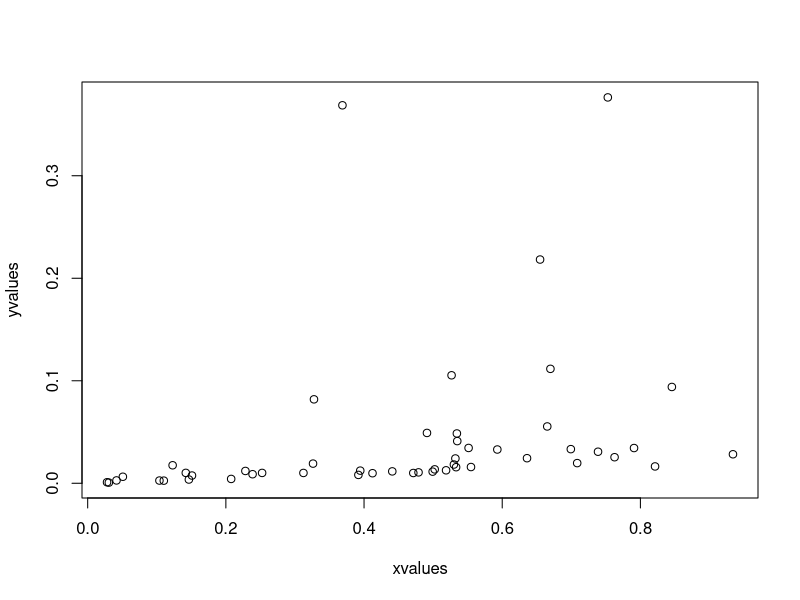
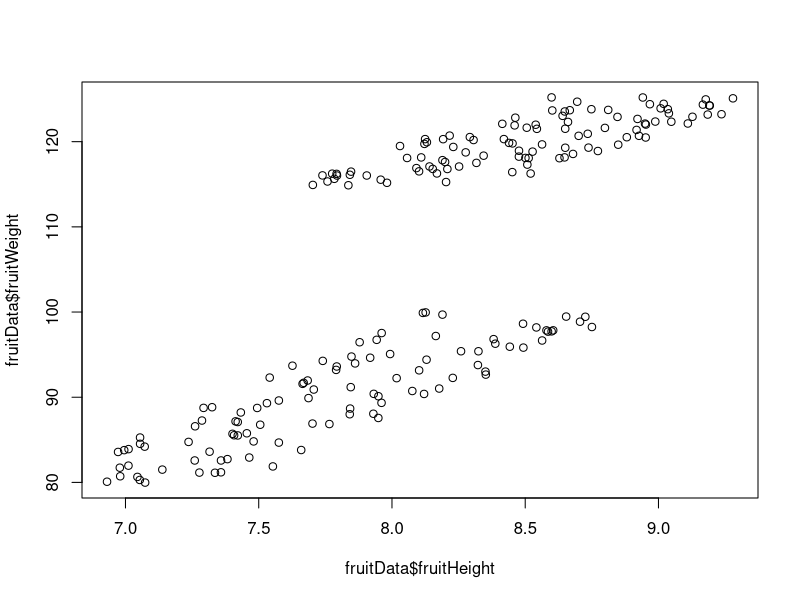
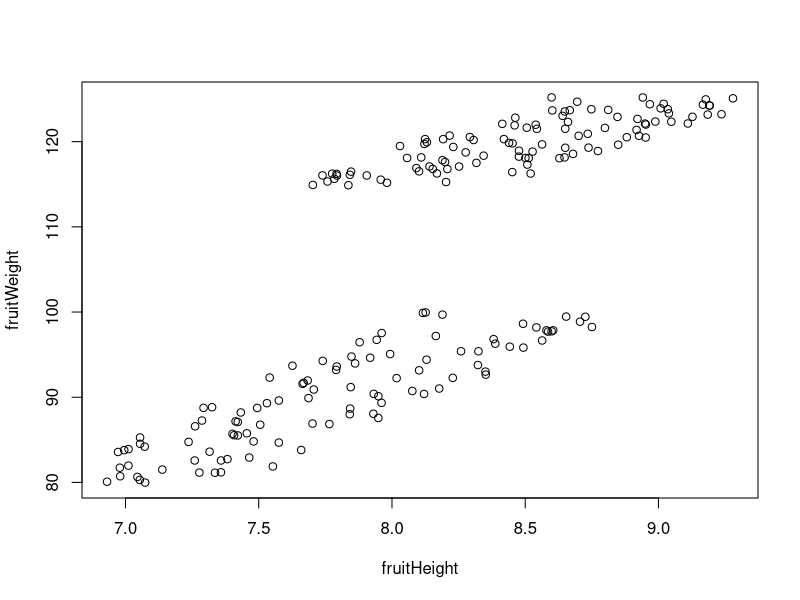
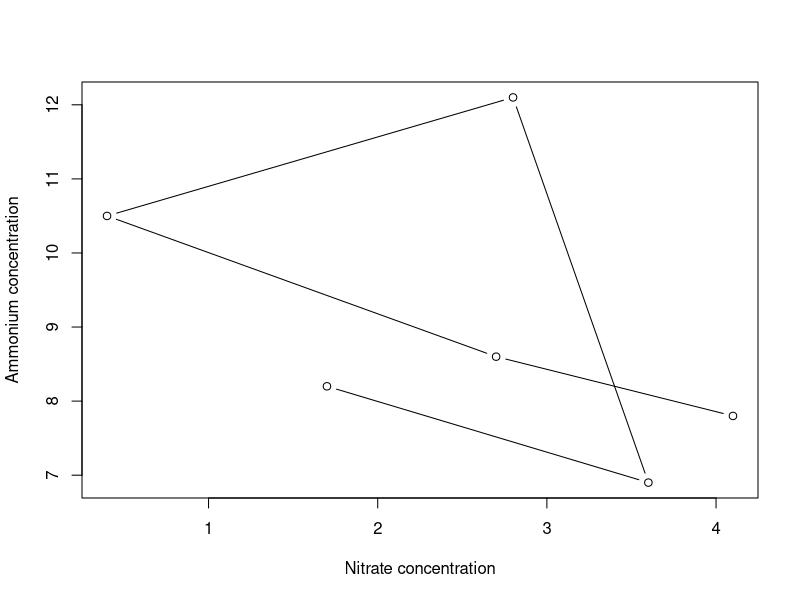
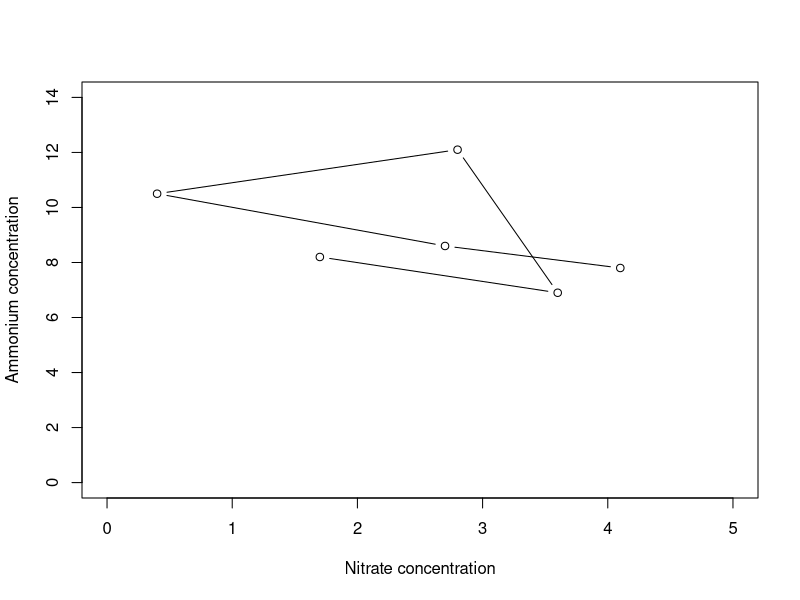
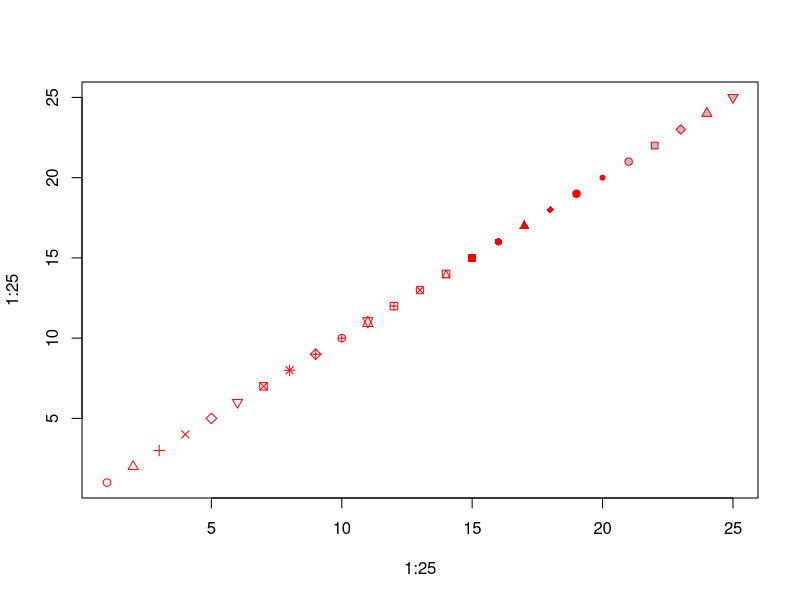
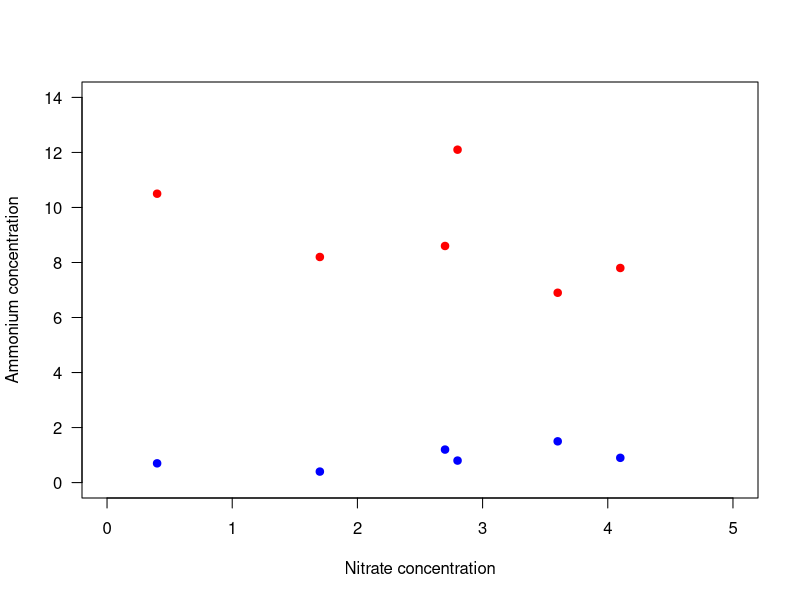
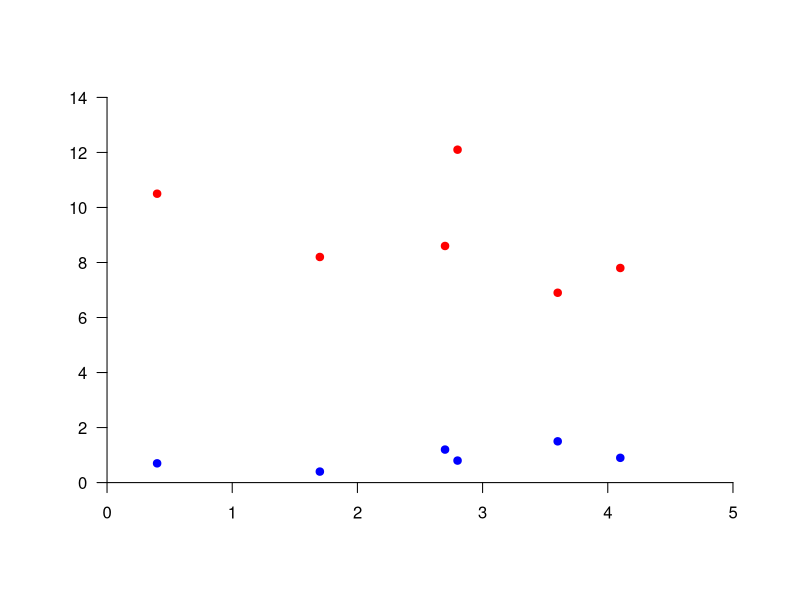

Recreate these plots in R, in order. (Note: this script raises an error after producing the figures.)
## ---- chunk 1
## Load packages that would theoretically have been loaded during previous lessons, to allow for functioning as a standalone script
library("dplyr")
library("tidyr")
## Read in data used in my previous dplyr lessons
nutrients <- read.csv(file="../Data/Experiment_nutrients.csv")
## ---- chunk 2
# Create a vector of 50 random numbers
	xvalues <- runif(50)
# Create a vector of 50 lower numbers 
	yvalues <- xvalues/c(1:50)

# Plot these vectors against each other
	plot(xvalues, yvalues)
## ---- chunk 3
# Read in data
	fruitData <- read.csv(file="../Data/fruitData.csv")

# Take a look at the data frame structure
	str(fruitData) 
## ---- chunk 4
# Plot fruit height and weight
	plot(fruitData$fruitHeight, fruitData$fruitWeight)
## ---- chunk 5
plot(fruitWeight ~ fruitHeight, data=fruitData)
## ---- chunk 6
plot(Ammonium ~ Nitrate, data=nutrients, type="b"
		 , xlab="Nitrate concentration", ylab="Ammonium concentration")
## ---- chunk 7
plot(Ammonium ~ Nitrate, data=nutrients, type="b", xlim=c(0,5), ylim=c(0, 14)
		 , xlab="Nitrate concentration", ylab="Ammonium concentration")
## ---- chunk 8
plot(1:25, 1:25, pch=1:25, col="red", bg="gray")
## ---- chunk 9
plot(Ammonium ~ Nitrate, data=nutrients, pch=19, col="red", xlim=c(0,5), ylim=c(0, 14)
		 , xlab="Nitrate concentration", ylab="Ammonium concentration", las=1)
points(Nitrite ~ Nitrate, data=nutrients, pch=19, col="blue")
## ---- chunk 10
plot(1, 1, xlim=c(0,5), ylim=c(0, 14), type="n", ann=FALSE, axes=FALSE)  # Make empty plot
  axis(side=1, line=1, pos=0, las=1)  # Add x-axis
  axis(side=2, line=1, pos=0, las=1)  # Add y-axis
  points(Ammonium ~ Nitrate, data=nutrients, pch=19, col="red")  # Add ammonium points
  points(Nitrite ~ Nitrate, data=nutrients, pch=19, col="blue")  # Add nitrite points
## ---- chunk 11
plot(100, 100, xlim=c(0,5), ylim=c(0, 14), xlab="", ylab="", axes=FALSE)  
  axis(1, pos=0, las=1)
    mtext(text=expression("Nitrate concentration ("*mu*"mol L"^"-1"*")"), side=1
    			, line=2)  # Label x-axis
  axis(2, pos=0, las=1)  
    mtext(text=expression("Concentration ("*mu*"mol L"^"-1"*")"), side=2
    			, line=2)  # Label y-axis
  points(Ammonium ~ Nitrate, data=nutrients, pch=19, col="red")
  points(Nitrite ~ Nitrate, data=nutrients, pch=19, col="blue")
## ---- chunk 12
plot(100, 100, xlim=c(0,5), ylim=c(0, 14), xlab="", ylab="", axes=FALSE)  # Make empty plot
  axis(1, pos=0, las=1)
    mtext(text=expression("Nitrate concentration ("*mu*"mol L"^"-1"*")"), side=1, line=2) 
  axis(2, pos=0, las=1) 
    mtext(text=expression("Concentration ("*mu*"mol L"^"-1"*")"), side=2, line=2) 
  points(Ammonium ~ Nitrate, data=nutrients, pch=19, col="red")    
  points(Nitrite ~ Nitrate, data=nutrients, pch=19, col="blue")  
  legend(x=0.1, y=14, legend=c("Ammonium", "Nitrate"), pch=19, col=c("red","blue"))  # Add legend
## ---- chunk 13
plot(100, 100, xlim=c(0,5), ylim=c(0, 14), xlab="", ylab="", axes=FALSE)
  axis(1, pos=0, las=1)
    mtext(text=expression("Nitrate concentration ("*mu*"mol L"^"-1"*")"), side=1, line=2) 
  axis(2, pos=0, las=1) 
    mtext(text=expression("Concentration ("*mu*"mol L"^"-1"*")"), side=2, line=2) 
  text(Ammonium ~ Nitrate, data=nutrients, labels=Replicate, col="red")  # Add text instead of points
  text(Nitrite ~ Nitrate, data=nutrients, labels=Replicate, col="blue")  # Add text instead of points 
  legend(x=0.1, y=14, legend=c("Ammonium", "Nitrate"), pch=21, col=c("red","blue")) 
## ---- chunk 14
nutrients_mean <- nutrients %>% 
  group_by(Treatment) %>% 
  summarize(Ammonium=mean(Ammonium), Nitrate=mean(Nitrate), Nitrite=mean(Nitrite))
nutrients_mean
## ---- chunk 15
barplot(nutrients_mean %>%
          select(Ammonium, Nitrate, Nitrite) %>%
          as.matrix() 
				, las=1, ylab="Concentration")
## ---- chunk 16
barplot(nutrients_mean %>%
          select(Ammonium, Nitrate, Nitrite) %>%
          as.matrix() 
        , beside=TRUE, space=c(0.1,1), ylim=c(0,10), las=1, ylab="Concentration")
## ---- chunk 17
barplot(nutrients_mean %>%
          select(Ammonium, Nitrate, Nitrite) %>%
          as.matrix() 
        , beside=TRUE, space=c(0.1,1), ylim=c(0,10), las=1, ylab="Concentration")
legend("topright", pch=22, col="black", pt.bg=gray.colors(2), legend=c("Treatment 1", "Treatment 2"))
## ---- chunk 18
knitr::include_graphics("../Figures/Nutrients.pdf")
## ---- chunk 19
knitr::include_graphics("../Figures/Nutrients.png")
